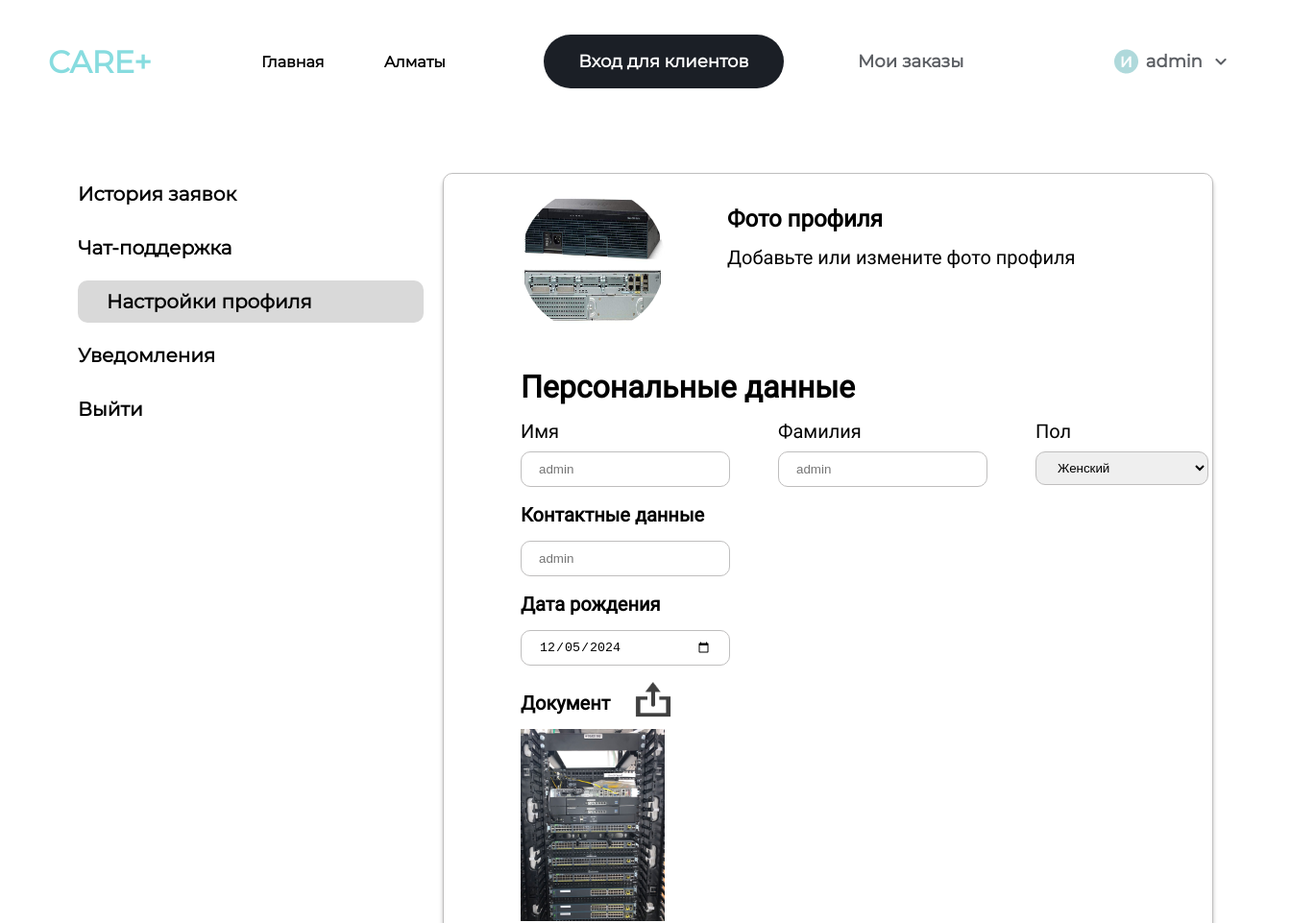
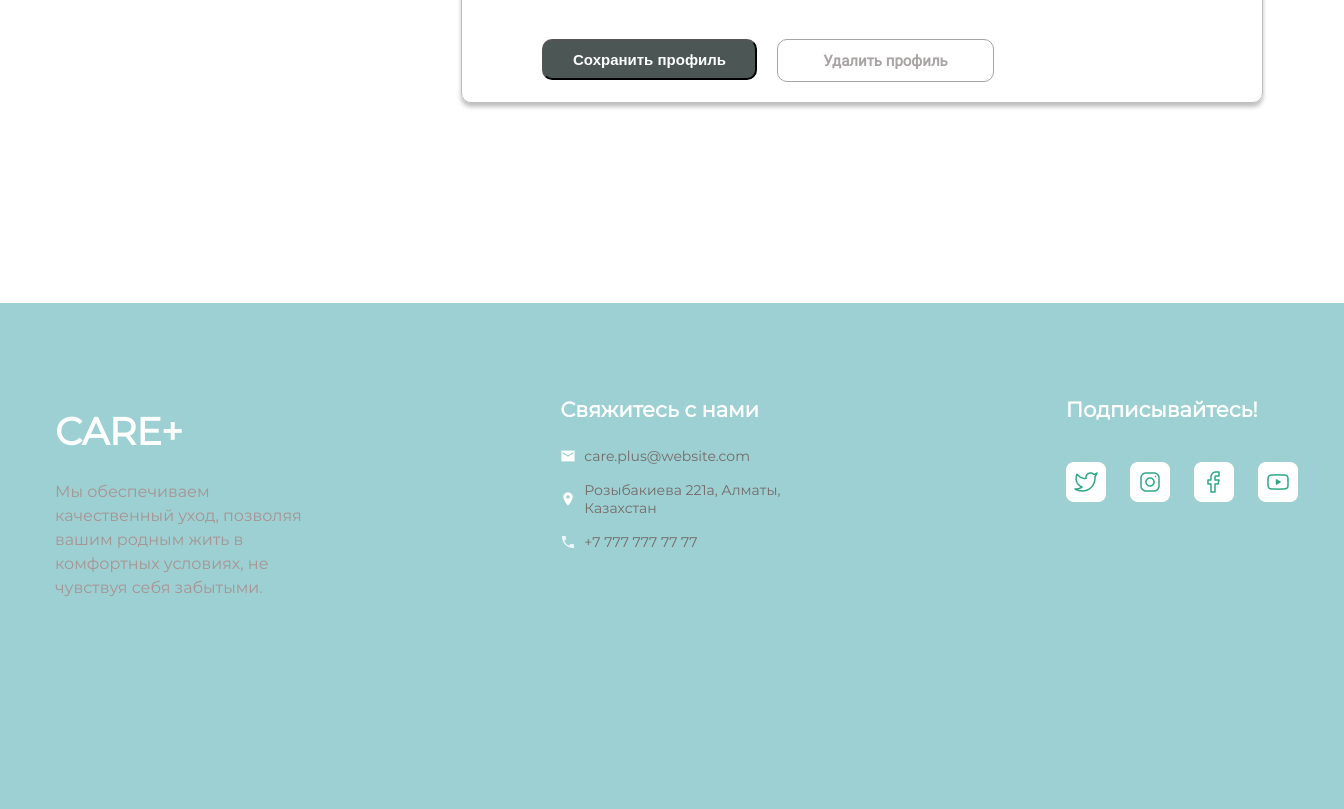
Page /profile/ (signed in) on the committed database (2 pictures, top to bottom).
### care_app/models.py (models this page shows, shortened)
class CustomUser(AbstractBaseUser, PermissionsMixin):
    SEX_CHOICES = [
        ('Male', 'Male'),
        ('Female', 'Female'),
    ]
    TYPE_CHOICES = [
        ('Specialist', 'Specialist'),
        ('Client', 'Client'),
    ]
    phone = models.CharField(max_length=15, unique=True)
    email = models.EmailField(unique=True)
    name = models.CharField(max_length=50)
    surname = models.CharField(max_length=50)
    birthday = models.DateField()
    sex = models.CharField(max_length=6, choices=SEX_CHOICES)
    user_type = models.CharField(max_length=10, choices=TYPE_CHOICES, default='Client')
    is_active = models.BooleanField(default=True)
    is_staff = models.BooleanField(default=False)
    profile_picture = models.FileField(upload_to='profile_pictures/', null=True, blank=True, validators=[FileExtensionValidator(allowed_extensions=['jpeg','jpg','png'])])
    document = models.FileField(upload_to='documents/', null=True, blank=True, validators=[FileExtensionValidator(allowed_extensions=['jpeg','jpg','png', 'pdf'])])
    objects = CustomUserManager()
    USERNAME_FIELD = 'phone'
    REQUIRED_FIELDS = ['email', 'name', 'surname', 'birthday', 'sex']

### care_app/views.py (the view, shortened to what this page needs)
# urls.py: path('profile/', views.profile, name='profile'),
def profile(request):
    if not request.user.is_authenticated:
        return redirect('login')
    document_is_pdf = request.user.document and request.user.document.name.lower().endswith('.pdf')
    return render(request, 'profile.html', {'document_is_pdf': document_is_pdf})

### care_app/templates/profile.html (shortened to what this page needs)
{% load static %}
<!DOCTYPE html>
<html lang="en">
    <head>
        <link rel="stylesheet" href="{% static 'care_app/header.css' %}">
        <link rel="stylesheet" href="{% static 'care_app/profile.css' %}">
    </head>
<body>
    {% include 'header.html' %}
    <div class='content'>
        <div class='links'>
            <a href='/my_orders'>История заявок</a>
            <a href='/chats'>Чат-поддержка</a>
            <a href='/profile' class='checked' disabled>Настройки профиля</a>
            <a href='/notifications'>Уведомления</a>
            <a href='/logout'>Выйти</a>
        </div>
        <div class='profile' {% if request.user.document %} style='height: auto;' {% endif %}>
            <div class='pfp'>
                {% if user.profile_picture %}
                <img id='photo' src="{{request.user.profile_picture.url}}">
                {% else %}
                <img id='photo' src="{% static 'images/default_picture.png' %}">
                {% endif %}
                <div>
                    <h1>Фото профиля</h1>
                    <p>Добавьте или измените фото профиля</p>
                </div>
            </div>
            <form method='post' enctype="multipart/form-data">
                <h1>Персональные данные</h1>
                <div class='top'>
                    <div>
                        <p>Имя</p>
                        <input type='text' placeholder='{{request.user.name}}' name='name'>
                    </div>
                    <div>
                        <p>Фамилия</p>
                        <input type='text' placeholder='{{request.user.surname}}' name='surname'>
                    </div>
                    <div>
                        <p>Пол</p>
                        <select name='gender'>
                            <option value='Female' {% if request.user.sex == 'Female' %}selected{% endif %}>Женский</option>
                        </select>
                    </div>
                </div>
                <div class='nottop'>
                    <p>Контактные данные</p>
                    <input type='text' placeholder='{{request.user.phone}}' name='phone'>
                </div>
                <div class='nottop'>
                    <p>Дата рождения</p>
                    <input type='date' value="{{ request.user.birthday|date:'Y-m-d' }}" name='birthday'>
                </div>
                <div class='nottop'>
                    <div style='display:flex; gap: 20px; margin-top: 10px;'>
                    <p>Документ</p>
                    <img class='upload' src="{%static 'images/upload.png'%}" onclick='upload_photo();' id='upload'>
                </div></div>
                {% if request.user.document %}
                {% if document_is_pdf %}
                    <!--  ,application/pdf  <a href="{{ user.document.url }}" download="{{user.document.name}}">
                        <button style="padding: 10px 20px; background-color: #4CAF50; color: white; border: none; border-radius: 5px; cursor: pointer;">
                            Download PDF Document
                        </button>
                    </a>!-->
                {% else %}
                    <img src="{{ request.user.document.url }}" alt="Uploaded Document" style="width: auto; height: 200px;">
                {% endif %}{% endif %}
                <div class='buttons'>
                    <button type='submit'>Сохранить профиль</button>
                    <a href='/logout'>Удалить профиль</a>
                </div>
            </form>
        </div>
    </div>
    {% include 'footer.html' %}
</body>
</html>

### care_app/templates/header.html (shortened to what this page needs)
{% load static %}
<header class='header'>
    <div class='header-content'>
        <a href='/' style='text-decoration:none;color:inherit;'>
            <div class='header-logo'>CARE+</div><a>
        <a href='/' style='text-decoration:none;color:black;'>
            <p class='header-text'>Главная</p></a>
        <p class='header-text'>Алматы</p>
        {% if user_type %}
            {% if user_type == 'specialist' %}
                <a href='/login?specialist=true' style='text-decoration:none;color:black;'>
                    <div class='header-client'>Вход для специалистов</div></a>
                <a href="/login" style='text-decoration:none;color:black;'>
                    <div class='header-spec'>Вход для клиентов</div></a>
            {% else %}
            <a href='/login' style='text-decoration:none;color:black;'>
                <div class='header-client'>Вход для клиентов</div></a>
            <a href="/login?specialist=true" style='text-decoration:none;color:black;'>
                <div class='header-spec'>Вход для специалистов</div></a>
            {% endif %}
            <div class='header-guest'>
                <img id='user-circle' src="{% static 'images/guest-header.png' %}"><span id='header-user-name'>Гость</span>
                </div>
        {% else %}
            {% if user.is_authenticated %}
                {% if request.user.user_type == 'Client' %}
                    <a href='/login' style='text-decoration:none;color:black;'>
                        <div class='header-client'>Вход для клиентов</div></a>
                    <a href="/my_orders" style='text-decoration:none;color:black;'>
                        <div class='header-spec'>Мои заказы</div></a>
                {% else %}
                    <a href='/login' style='text-decoration:none;color:black;'>
                        <div class='header-client'>Вход для специалистов</div></a>
                    <a href="/all_orders" style='text-decoration:none;color:black;'>
                        <div class='header-spec'>Заказы</div></a>
                {% endif %}
                <a id='dropdown-trigger' href='/profile' style='text-decoration:none; color: inherit;'>
                    <div class='header-guest'>
                        <img id='user-circle' src="{% static 'images/user-header.png' %}">
                        <span id='header-user-name'>{{user.name}}</span>
                        <img id='dropdown' src="{% static 'images/header-dropdown.png' %}"></div></a>
            {% endif %}
        {% endif %}
    </div>
</header>

### static/care_app/header.css (style rules this page uses)
.header { font-family: Monsterrat; height: 128px; width: 95%; border-bottom: 1px solid rgba(191, 190, 190, 1); display: flex; align-items: center; padding-right: 5%; }
.header-content { display: flex; flex-direction: row; align-items: center; justify-content: space-between; width: 100%; }
.header-logo { color: rgba(135, 220, 223, 1); font-weight: 600; font-size: 38px; margin-left: 98px; margin-right: 59.33px; cursor: pointer; }
.header-text { font-weight: 600; font-size: 16px; margin-right: 25px; cursor: pointer; }
.header-client { background-color: rgba(27, 31, 38, 1); color: white; font-weight: 600; font-size: 21px; height: 56px; width: 294px; display: flex; justify-content: center; align-items: center; margin-left: 66.33px; margin-right: 72px; border-radius: 100px; cursor: pointer; }
.header-spec { color: rgba(27, 31, 38, 0.72); font-weight: 600; font-size: 21px; text-align: center; cursor: pointer; }
.header-guest { display: flex; align-items: center; font-size: 16px; font-weight: 600; color: rgba(27, 31, 38, 0.72); margin-left: 99.33px; gap: 8px; cursor: pointer; }
#dropdown { padding-left: 5px; }
@media screen and (max-width: 1440px) { .header-logo { font-size: 32px; margin-left: 50px; margin-right: 40px; } }
@media screen and (max-width: 1440px) { .header-client { font-size: 18px; width: 250px; margin-left: 40px; margin-right: 40px; } }
@media screen and (max-width: 1440px) { .header-spec, .header-guest { font-size: 18px; } }

### static/care_app/profile.css (style rules this page uses)
body { margin: 0; font-family: Monsterrat; }
.content { margin-top: 52px; display: flex; justify-content: center; gap: 29px; }
.links { font-weight: 600; display: flex; flex-direction: column; gap: 12px; width: 360px; }
.links a { text-decoration: none; color: black; align-items: center; height: 44px; display: flex; font-size: 20px; }
.checked { border-radius: 10px; padding-left: 30px; width: 330px; background-color: rgba(217, 217, 217, 1); }
.profile { height: 683px; width: 937px; border: 1px solid rgba(191, 190, 190, 1); border-radius: 10px; box-shadow: 0 4px 4px 0 rgba(0, 0, 0, 0.25); font-family: Roboto; }
.profile p { margin: 0; }
.profile h1 { margin: 0; }
.pfp { display: flex; }
.pfp img { margin: 15px 0 0 115px; height: 150px; width: 150px; border-radius: 50%; cursor: pointer; }
.pfp div { display: flex; flex-direction: column; gap: 14px; margin: 33px 0 0 65px; }
.pfp h1 { font-weight: 600; font-size: 24px; margin: 0; }
.pfp p { font-size: 20px; margin: 0; }
.profile form { margin: 38px 0 0 115px; }
.top { display: flex; gap: 50px; margin-top: 15px; }
.top p { font-weight: 300; font-size: 20px; margin-bottom: 9px; }
input { border: 1px solid rgba(191, 190, 190, 1); border-radius: 10px; padding: 0 18px; width: 180px; height: 35px; }
select { border: 1px solid rgba(191, 190, 190, 1); border-radius: 10px; padding: 0 18px; width: 180px; height: 35px; }
.nottop p { margin: 17px 0 15px 0; font-weight: 600; font-size: 20px; }
.buttons { margin-top: 37px; display: flex; gap: 20px; }
.buttons button { height: 41px; width: 215px; background-color: rgba(75, 86, 85, 1); border-radius: 10px; color: white; display: flex; justify-content: center; align-items: center; font-weight: 700; font-size: 15px; cursor: pointer; }
.buttons a { text-decoration: none; height: 41px; width: 215px; border: 1px solid rgba(168, 164, 164, 1); border-radius: 10px; color: rgba(168, 164, 164, 1); background-color: white; display: flex; justify-content: center; align-items: center; font-weight: 700; font-size: 15px; cursor: pointer; }
.upload { height: 50px; width: 50px; cursor: pointer; }
@media screen and (max-width: 1440px) { .content { gap: 20px; } }
@media screen and (max-width: 1440px) { .profile { width: 800px; } }
@media screen and (max-width: 1440px) { .pfp img { margin-left: 80px; } }
@media screen and (max-width: 1440px) { .profile form { margin-left: 80px; margin-bottom: 20px; } }

### rows in the picture
CustomUser: name "admin", user.profile_picture (picture), surname "admin", gender "Женский", phone "admin", birthday "12/05/2024", user.document (picture)
